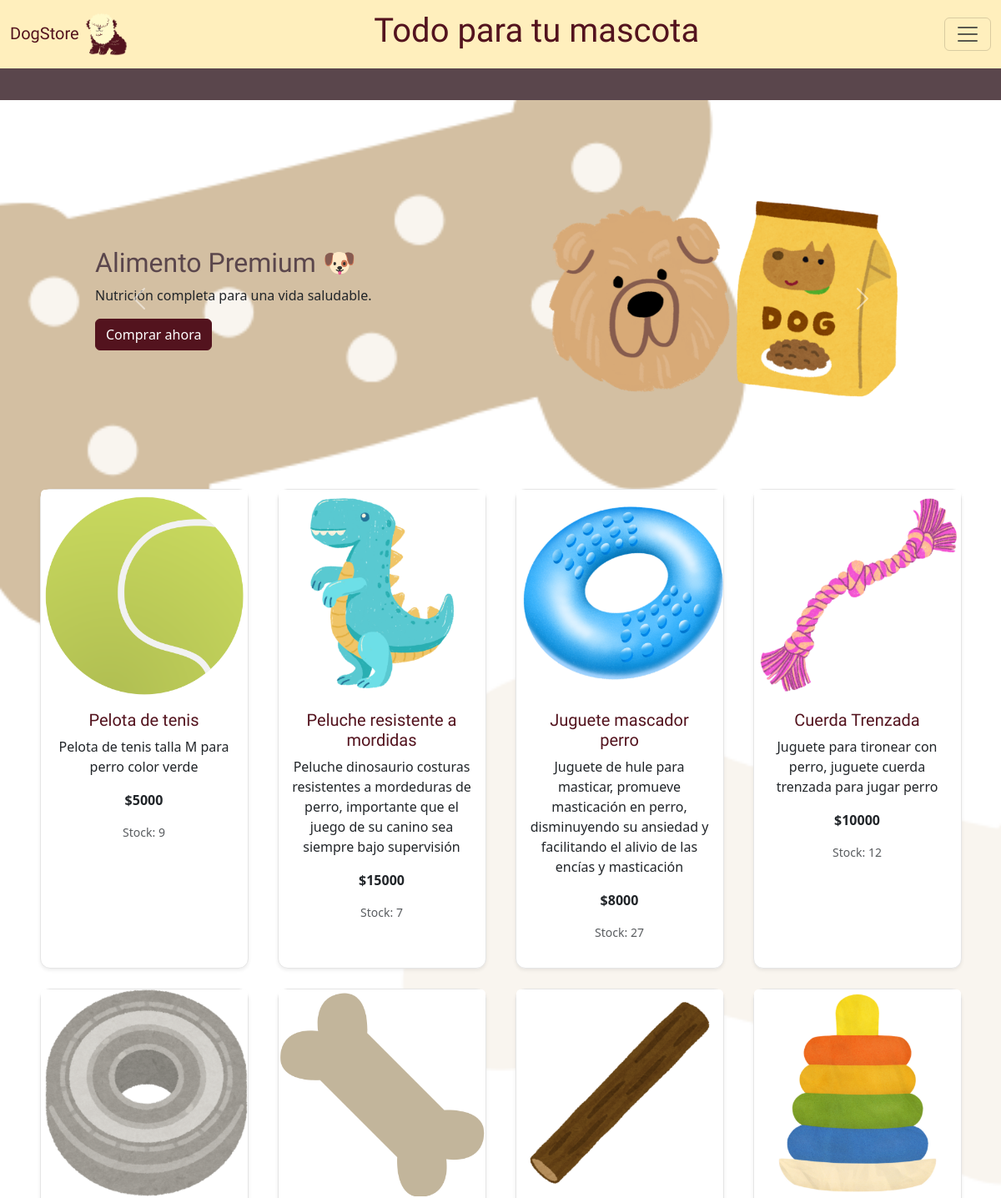
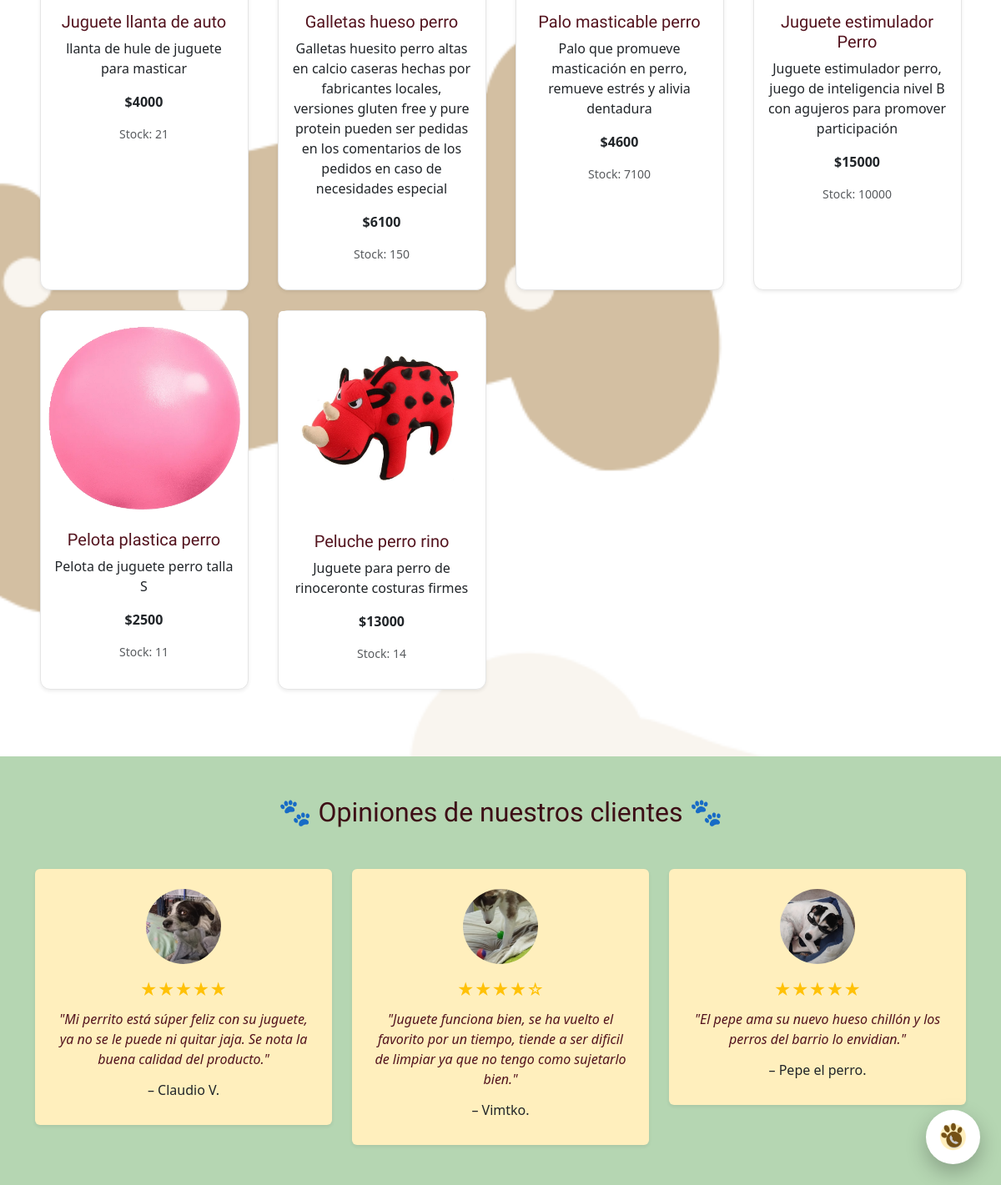
The page /tienda on the database its author committed (2 pictures, top to bottom).
### tienda/models.py (models this page shows)
class Product(models.Model):
    name = models.CharField(max_length=30)
    description= models.CharField(max_length=200)
    price = models.IntegerField()
    picture = models.ImageField(upload_to='products/')
    stock= models.IntegerField()
    def __str__(self):
        return self.name

### tienda/views.py (the view)
# urls.py: path('', include('tienda.urls')),
def tienda(request):
    productos = Product.objects.all()
    print (productos)
    context = {
    "productos": productos
    }
    return render(request, 'tienda.html', context)

### tienda/templates/tienda.html (shortened to what this page needs)
{% extends 'base.html' %}
{% load static %}
{% block content %}
<div class="container carousel-container my-5">
  <div id="carouselSplit"
       class="carousel slide"
       data-bs-ride="carousel"
       data-bs-interval="3000">
    <div class="carousel-inner">
      <div class="carousel-item active">
        <div class="row align-items-center">
          <div class="col-md-6">
            <div class="p-4">
              <h2>Alimento Premium 🐶</h2>
              <p>Nutrición completa para una vida saludable.</p>
              <a href="#" class="btn btn-primary">Comprar ahora</a>
            </div>
          </div>
          <div class="col-md-6">
            <img src="{% static 'img/banner1.png' %}"
                 class="d-block w-100 rounded"
                 alt="Banner 1">
          </div>
        </div>
      </div>
    </div>
    <button class="carousel-control-prev"
            type="button"
            data-bs-target="#carouselSplit"
            data-bs-slide="prev">
      <span class="carousel-control-prev-icon"></span>
    </button>
    <button class="carousel-control-next"
            type="button"
            data-bs-target="#carouselSplit"
            data-bs-slide="next">
      <span class="carousel-control-next-icon"></span>
    </button>
  </div>
</div>
<div class="container my-5">
  <div class="row row-cols-2 row-cols-md-4 g-4">
    {% for producto in productos %}
      <div class="col d-flex justify-content-center">
        <div class="card h-100 shadow-sm">
          <img src="{{ producto.picture.url }}"
               class="card-img-top"
               alt="{{ producto.name }}">
          <div class="card-body text-center">
            <h5 class="card-title">{{ producto.name }}</h5>
            <p class="card-text">
              {{ producto.description }}
            </p>
            <p class="fw-bold">
              ${{ producto.price }}
            </p>
            <p class="text-muted small">
              Stock: {{ producto.stock }}
            </p>
          </div>
        </div>
      </div>
    {% endfor %}
  </div>
</div>
<section class="reviews-section py-5">
  <div class="container text-center">
    <h2 style="color: #3d0e16;" class="mb-5">
      🐾 Opiniones de nuestros clientes 🐾
    </h2>
    <div class="row justify-content-center g-4">
      <div class="col-md-4">
        <div class="review-card p-4 shadow-sm rounded">
          <img src="{% static 'img/review1.jpeg' %}"
               class="review-img mb-3"
               alt="Cliente">
          <div class="rating mb-2">★★★★★</div>
          <p class="review-text">
            "Mi perrito está súper feliz con su juguete, ya no se le puede ni quitar jaja. Se nota la buena calidad del producto."
          </p>
          <h6 class="mt-3">– Claudio V.</h6>
        </div>
      </div>
      <div class="col-md-4">
        <div class="review-card p-4 shadow-sm rounded">
          <img src="{% static 'img/review2.png' %}"
               class="review-img mb-3"
               alt="Cliente">
          <div class="rating mb-2">★★★★☆</div>
          <p class="review-text">
            "Juguete funciona bien, se ha vuelto el favorito por un tiempo, tiende a ser dificil de limpiar ya que no tengo como sujetarlo bien."
          </p>
          <h6 class="mt-3">– Vimtko.</h6>
        </div>
      </div>
      <div class="col-md-4">
        <div class="review-card p-4 shadow-sm rounded">
          <img src="{% static 'img/review3.jpeg' %}"
               class="review-img mb-3"
               alt="Cliente">
          <div class="rating mb-2">★★★★★</div>
          <p class="review-text">
            "El pepe ama su nuevo hueso chillón y los perros del barrio lo envidian."
          </p>
          <h6 class="mt-3">– Pepe el perro.</h6>
        </div>
      </div>
    </div>
  </div>
</section>
{% endblock %}

### tienda/templates/base.html (shortened to what this page needs)
{% load static %}
<!doctype html>
<html lang="es">
<head>
  <link href="https://cdn.jsdelivr.net/npm/bootstrap@5.3.8/dist/css/bootstrap.min.css" rel="stylesheet">
  <link rel="stylesheet" href="{% static 'css/styles.css' %}">
</head>
<body>
<header>
  {% include 'header.html' %}
</header>
<main>
  {% block content %}
  {% endblock %}
</main>
<a href="https://wa.me/56988371520"
   target="_blank"
   class="floating-contact-btn">
   <img src="{% static 'img/whatsapp.png' %}"
        alt="Contacto"
        class="contact-icon">
</a>
</body>
</html>

### tienda/templates/header.html (shortened to what this page needs)
{% load static %}
<div class="header-wrapper fixed-top">
  <nav class="navbar custom">
    <div class="container-fluid">
      <a class="navbar-brand" href="#"> DogStore
        <img src="{% static 'img/navbar.png' %}"
             alt="Logo"
             height="55">
      </a>
      <a class="navbar-brand text-center" href="#">
        <h1>Todo para tu mascota</h1>
      </a>
      <button class="navbar-toggler" type="button"
              data-bs-toggle="collapse"
              data-bs-target="#navbarNavAltMarkup">
        <span class="navbar-toggler-icon"></span>
      </button>
    </div>
  </nav>
  <div class="top-bar text-center py-2">
    <div class="scroll-text">
  </div>
</div>

### tienda/static/css/styles.css (style rules this page uses)
.custom { background-color: #FFEFBD; }
h2 { font-family: "Kavoon", serif; font-weight: 400; color:#5A464C; }
.navbar { font-family: "Kavoon", serif; color: #53131E; text-align: center; }
.navbar-brand { color: #53131E; }
.header-wrapper { width: 100%; z-index: 1030; }
body { padding-top: 130px; background-image: url("../img/fondo.png"); background-size: cover; background-position: center; background-repeat: no-repeat; background-attachment: fixed; }
.card { border: 2px solid #5A464C }
.card-title { font-family: "Kavoon", serif; color: #53131E; }
.top-bar { background-color:#5A464C; color: #FFFACC; font-size: 0.9rem; overflow: hidden; white-space: nowrap; }
.scroll-text { display: inline-block; padding-left: 100%; animation: scroll-left 12s linear infinite; }
.carousel-item { padding: 40px 0; }
.carousel-item img { aspect-ratio: 16 / 9; object-fit: cover; }
.btn-primary { background-color: #53131E !important; border-color: #53131E !important; }
.reviews-section { background-color:#B5D6B2; }
.review-card { background: #FFEFBD; transition: 0.3s ease; }
.review-img { width: 90px; height: 90px; object-fit: cover; border-radius: 50%; }
.rating { font-size: 20px; color: #ffc107; }
.review-text { font-style: italic; color: #53131E; }
.carousel-container { max-width: 1100px; padding-left: 40px; padding-right: 40px; }
.carousel-item img { max-height: 380px; object-fit: cover; }
.card { max-width: 250px; margin: auto; transition: 0.3s ease; }
.card { border: 1px solid #e5e5e5; border-radius: 12px; box-shadow: 0 10px 40px rgba(83, 19, 30, 0.15); transition: all 0.3s ease; }
.reviews-section { margin-top: 80px; }
.review-card { transition: 0.3s ease; }
.floating-contact-btn { position: fixed; bottom: 25px; right: 25px; width: 65px; height: 65px; background-color: white; border-radius: 50%; display: flex; align-items: center; justify-content: center; box-shadow: 0 10px 25px rgba(0, 0, 0, 0.25); transition: all 0.3s ease; z-index: 1000; }
.contact-icon { width: 35px; height: 35px; object-fit: contain; }

### rows shown on the page
Product: picture (picture), name "Pelota de tenis", description "Pelota de tenis talla M para perro color verde", price "5000", stock "9"
Product: picture (picture), name "Peluche resistente a mordidas", description "Peluche dinosaurio costuras resistentes a mordeduras de perro, importante que el juego de su canino sea siempre bajo supervisión", price "15000", stock "7"
Product: picture (picture), name "Juguete mascador perro", description "Juguete de hule para masticar, promueve masticación en perro, disminuyendo su ansiedad y facilitando el alivio de las encías y masticación", price "8000", stock "27"
Product: picture (picture), name "Cuerda Trenzada", description "Juguete para tironear con perro, juguete cuerda trenzada para jugar perro", price "10000", stock "12"
Product: picture (picture), name "Juguete llanta de auto", description "llanta de hule de juguete para masticar", price "4000", stock "21"
Product: picture (picture), name "Galletas hueso perro", description "Galletas huesito perro altas en calcio caseras hechas por fabricantes locales, versiones gluten free y pure protein pueden ser pedidas en los comentarios de los pedidos en caso de necesidades especial", price "6100", stock "150"
Product: picture (picture), name "Palo masticable perro", description "Palo que promueve masticación en perro, remueve estrés y alivia dentadura", price "4600", stock "7100"
Product: picture (picture), name "Juguete estimulador Perro", description "Juguete estimulador perro, juego de inteligencia nivel B con agujeros para promover participación", price "15000", stock "10000"
Product: picture (picture), name "Pelota plastica perro", description "Pelota de juguete perro talla S", price "2500", stock "11"
Product: picture (picture), name "Peluche perro rino", description "Juguete para perro de rinoceronte costuras firmes", price "13000", stock "14"
